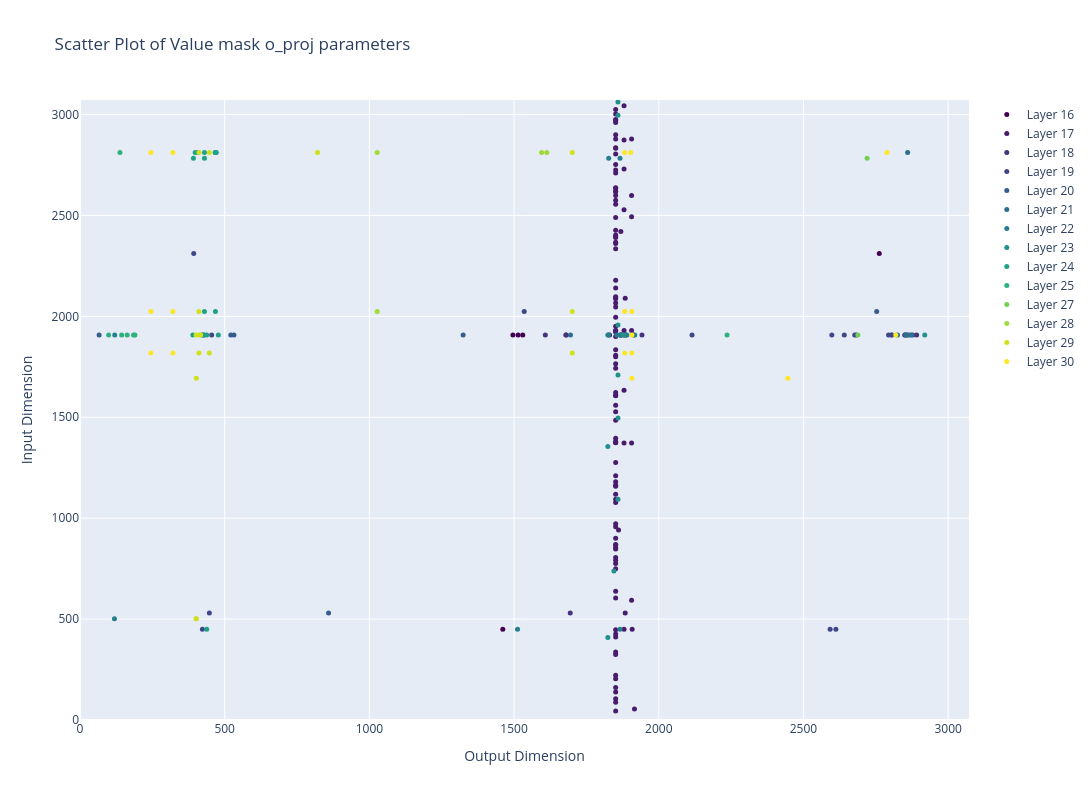

This figure's notebook cell:
### Code cell
coordinates = []
for layer_name, weights in layer_weights.items():
    if "mask_o_proj" in layer_name:
        mask = get_mask(weights, config.specs.tau, False, binary=True)
        coordinates.append(mask.nonzero().cpu())
        
fig = go.Figure()
l = config.specs.target_layers[0]
# Loop over each set of coordinates
for i in range(len(coordinates)):
    fig.add_trace(go.Scatter(
        x=coordinates[i][:,1],  # Second column for x
        y=coordinates[i][:,0],  # First column for y
        mode='markers',
        marker=dict(
            size=5,
            color=f'rgba{colormap(i)}'  # Custom color for each trace
        ),
        name=f'Layer {l+i}'
    ))

# Update layout for better visual clarity
fig.update_layout(
    title="Scatter Plot of Value mask o_proj parameters",

    height=800,
    width=1200,
    xaxis=dict(title="Output Dimension", range=[0, 3072]),  # X-axis range fixed to [0, 800]
    yaxis=dict(title="Input Dimension", range=[0, 3072]),
    showlegend=True
)

# Display the plot

### Figure 1 — Plotly figure (JSON) as saved in the notebook; plotly's stock layout.template omitted (floating-point values rounded to 4 significant figures)
{"data": [{"marker": {"color": "rgba(0.267004, 0.004874, 0.329415, 1.0)", "size": 5}, "mode": "markers", "name": "Layer 16", "type": "scatter", "x": [1461, 1496, 1514, 1530, 2762], "y": [450, 1908, 1908, 1908, 2311]}, {"marker": {"color": "rgba(0.28291, 0.105393, 0.426902, 1.0)", "size": 5}, "mode": "markers", "name": "Layer 17", "type": "scatter", "x": [1851, 1916, 1851, 1851, 1851, 1851, 1851, 1851, 1851, 1851, 1851, 1851, 1851, 1880, 1908, 1884, 1906, 1851, 1851, 1851, 1851, 1851, 1851, 1851, 1851, 1851, 1851, 1851, 1861, 1851, 1851, 1851, 1851, 1851, 1851, 1851, 1851, 1851, 1851, 1880, 1906, 1851, 1851, 1851, 1851, 1851, 1851, 1851, 1851, 1851, 1851, 1880, 1851, 1851, 1851, 1851, 1851, 1851, 1830, 1868, 1870, 1880, 1886, 1913, 1851, 1851, 1851, 1880, 1906, 1851, 1851, 1851, 1851, 1851, 1884, 1851, 1851, 1851, 1851, 1851, 1851, 1851, 1851, 1851, 1851, 1869, 1851, 1851, 1906, 1880, 1851, 1851, 1851, 1906, 1851, 1851, 1851, 1851, 1851, 1851, 1880, 1851, 1851, 1851, 1851, 1880, 1851, 1906, 1851, 1851, 1851, 1851, 1851, 1851, 1880], "y": [45, 55, 88, 105, 139, 161, 204, 222, 325, 337, 411, 426, 447, 450, 450, 530, 593, 604, 638, 750, 776, 792, 805, 847, 853, 867, 869, 900, 941, 957, 973, 1078, 1094, 1118, 1158, 1165, 1180, 1210, 1276, 1372, 1372, 1374, 1375, 1380, 1396, 1485, 1527, 1559, 1607, 1609, 1623, 1634, 1743, 1765, 1800, 1807, 1835, 1900, 1908, 1908, 1908, 1908, 1908, 1908, 1922, 1929, 1930, 1930, 1930, 1951, 1995, 2046, 2066, 2087, 2090, 2094, 2097, 2140, 2179, 2335, 2361, 2367, 2391, 2395, 2403, 2420, 2427, 2490, 2494, 2528, 2555, 2575, 2599, 2599, 2618, 2620, 2635, 2637, 2710, 2725, 2730, 2753, 2805, 2833, 2836, 2874, 2879, 2879, 2900, 2960, 2970, 2976, 3003, 3025, 3043]}, {"marker": {"color": "rgba(0.275191, 0.194905, 0.496005, 1.0)", "size": 5}, "mode": "markers", "name": "Layer 18", "type": "scatter", "x": [1694, 1608, 1679, 1680, 1942, 2891], "y": [530, 1908, 1908, 1908, 1908, 1908]}, {"marker": {"color": "rgba(0.248629, 0.278775, 0.534556, 1.0)", "size": 5}, "mode": "markers", "name": "Layer 19", "type": "scatter", "x": [423, 2592, 2612, 447, 423, 429, 455, 2115, 2598, 2641, 2677, 2683, 2794, 2804, 2805, 2850, 2851, 2878, 1535, 393], "y": [450, 450, 450, 530, 1908, 1908, 1908, 1908, 1908, 1908, 1908, 1908, 1908, 1908, 1908, 1908, 1908, 1908, 2024, 2311]}, {"marker": {"color": "rgba(0.212395, 0.359683, 0.55171, 1.0)", "size": 5}, "mode": "markers", "name": "Layer 20", "type": "scatter", "x": [859, 66, 521, 532, 1324, 2753], "y": [530, 1908, 1908, 1908, 1908, 2024]}, {"marker": {"color": "rgba(0.180629, 0.429975, 0.557282, 1.0)", "size": 5}, "mode": "markers", "name": "Layer 21", "type": "scatter", "x": [1695, 2825, 2855, 2858, 2860, 2868, 2873, 2860], "y": [1908, 1908, 1908, 1908, 1908, 1908, 1908, 2812]}, {"marker": {"color": "rgba(0.153364, 0.497, 0.557724, 1.0)", "size": 5}, "mode": "markers", "name": "Layer 22", "type": "scatter", "x": [1512, 1866, 119, 120, 1824, 1827, 1855, 1867, 1868, 1885, 1890, 1917, 1827, 1866], "y": [450, 450, 502, 1908, 1908, 1908, 1908, 1908, 1908, 1908, 1908, 1908, 2783, 2783]}, {"marker": {"color": "rgba(0.127568, 0.566949, 0.550556, 1.0)", "size": 5}, "mode": "markers", "name": "Layer 23", "type": "scatter", "x": [1824, 1845, 1859, 1824, 1859, 1859, 1878, 2919, 1859, 1859, 1859], "y": [409, 738, 1094, 1355, 1496, 1709, 1908, 1908, 1957, 2997, 3062]}, {"marker": {"color": "rgba(0.122312, 0.633153, 0.530398, 1.0)", "size": 5}, "mode": "markers", "name": "Layer 24", "type": "scatter", "x": [438, 390, 425, 438, 478, 430, 468, 392, 430, 398, 407, 430, 467, 468, 471], "y": [450, 1908, 1908, 1908, 1908, 2024, 2024, 2783, 2783, 2812, 2812, 2812, 2812, 2812, 2812]}, {"marker": {"color": "rgba(0.175707, 0.6979, 0.491033, 1.0)", "size": 5}, "mode": "markers", "name": "Layer 25", "type": "scatter", "x": [99, 144, 163, 185, 190, 2236, 138], "y": [1908, 1908, 1908, 1908, 1908, 1908, 2812]}, {"marker": {"color": "rgba(0.288921, 0.758394, 0.428426, 1.0)", "size": 5}, "mode": "markers", "name": "Layer 26", "type": "scatter", "x": [], "y": []}, {"marker": {"color": "rgba(0.449368, 0.813768, 0.335384, 1.0)", "size": 5}, "mode": "markers", "name": "Layer 27", "type": "scatter", "x": [2688, 2720], "y": [1908, 2783]}, {"marker": {"color": "rgba(0.626579, 0.854645, 0.223353, 1.0)", "size": 5}, "mode": "markers", "name": "Layer 28", "type": "scatter", "x": [1027, 1027, 1595, 1613], "y": [2024, 2812, 2812, 2812]}, {"marker": {"color": "rgba(0.814576, 0.883393, 0.110347, 1.0)", "size": 5}, "mode": "markers", "name": "Layer 29", "type": "scatter", "x": [401, 402, 402, 411, 447, 1701, 401, 414, 417, 411, 1701, 411, 447, 821, 1701], "y": [502, 502, 1693, 1819, 1819, 1819, 1908, 1908, 1908, 2024, 2024, 2812, 2812, 2812, 2812]}, {"marker": {"color": "rgba(0.993248, 0.906157, 0.143936, 1.0)", "size": 5}, "mode": "markers", "name": "Layer 30", "type": "scatter", "x": [1907, 2446, 245, 321, 1882, 1907, 1907, 2819, 245, 321, 1882, 1907, 245, 321, 1882, 1903, 2789], "y": [1693, 1693, 1819, 1819, 1819, 1819, 1908, 1908, 2024, 2024, 2024, 2024, 2812, 2812, 2812, 2812, 2812]}], "layout": {"height": 800, "showlegend": true, "title": {"text": "Scatter Plot of Value mask o_proj parameters"}, "width": 1200, "xaxis": {"range": [0, 3072], "title": {"text": "Output Dimension"}}, "yaxis": {"range": [0, 3072], "title": {"text": "Input Dimension"}}}}
